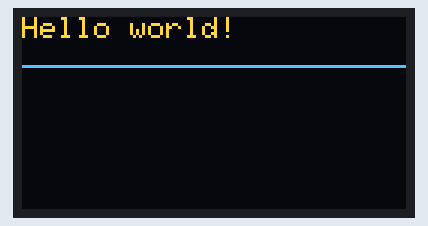
Simulated run of this program. Board: Seeed XIAO (SAMD21). On the bench: 128×64 one-colour display. The OLED is the two-colour kind (top 16 rows yellow); what the program prints to the serial monitor is not drawn.

Above: at 0.1 s.

The program:

main.cpp
```cpp
#include <Arduino.h>

// // put function declarations here:
// int myFunction(int, int);

// void setup() {
//   // put your setup code here, to run once:
//   int result = myFunction(2, 3);
// }

// void loop() {
//   // put your main code here, to run repeatedly:
// }

// // put function definitions here:
// int myFunction(int x, int y) {
//   return x + y;
// }


  // #include <Arduino.h>  // needed in PlatformIO

  // void setup() {
  // }

  // void loop() {
  //   Serial.println("Hello XIAO!");
  //   delay(2000);
  // }

#include <Arduino.h>
#include <Wire.h>
#include <SPI.h>
#include <Adafruit_GFX.h>
#include <Adafruit_SSD1306.h>

Adafruit_SSD1306 display;

void setup(){
  display.begin(SSD1306_SWITCHCAPVCC, 0x3C);
  display.clearDisplay();

  display.drawLine(0, 16, 128, 16, WHITE);

  // Show "Hello world!" on the display.
  display.setTextSize(1);
  display.setTextColor(WHITE);
  display.setCursor(0, 0);
  display.println("Hello world!");
  display.display();
}

void loop(){
  Serial.println("Hello XIAO!");
  delay(2000);
}
```
